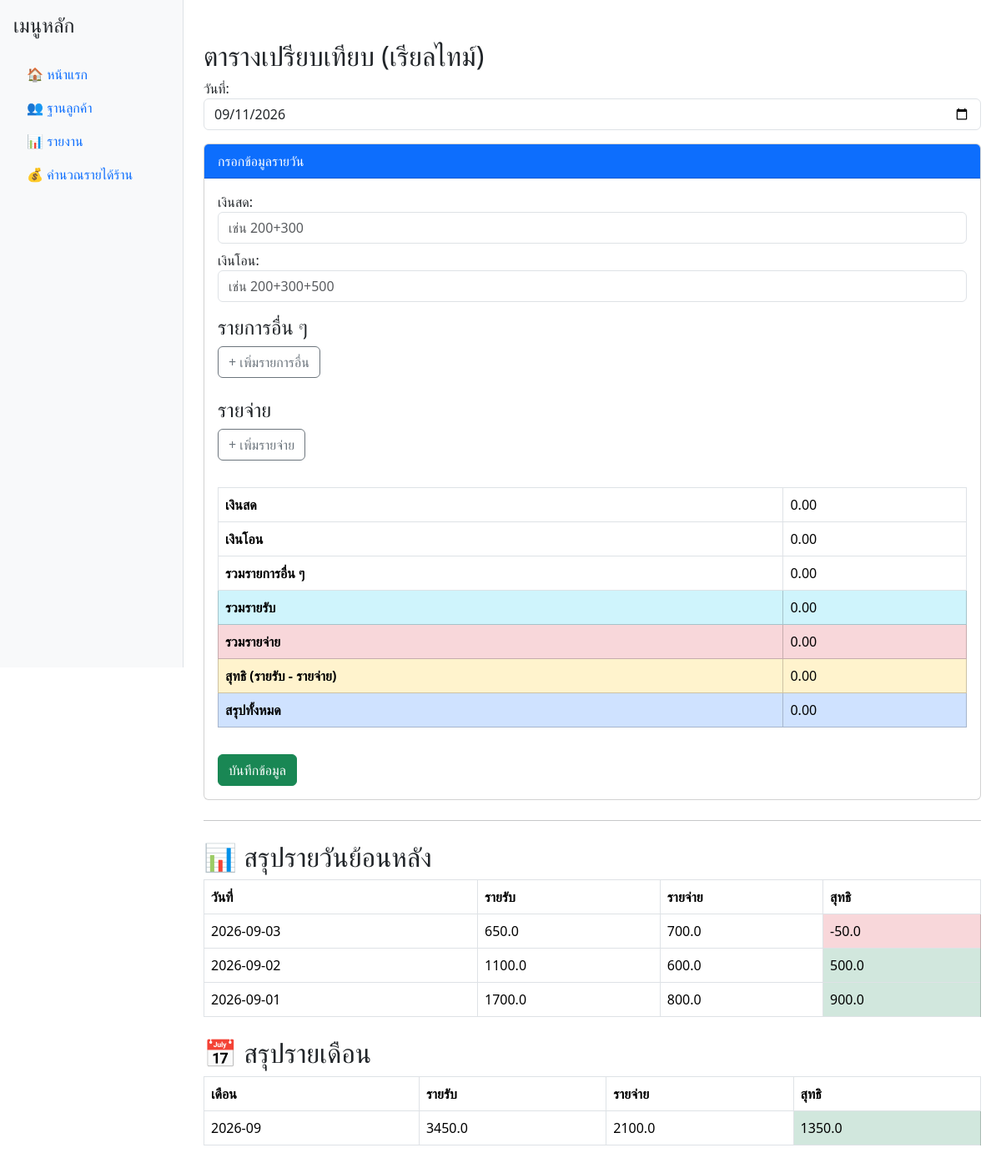
The app's page /compare_realtime, older data.
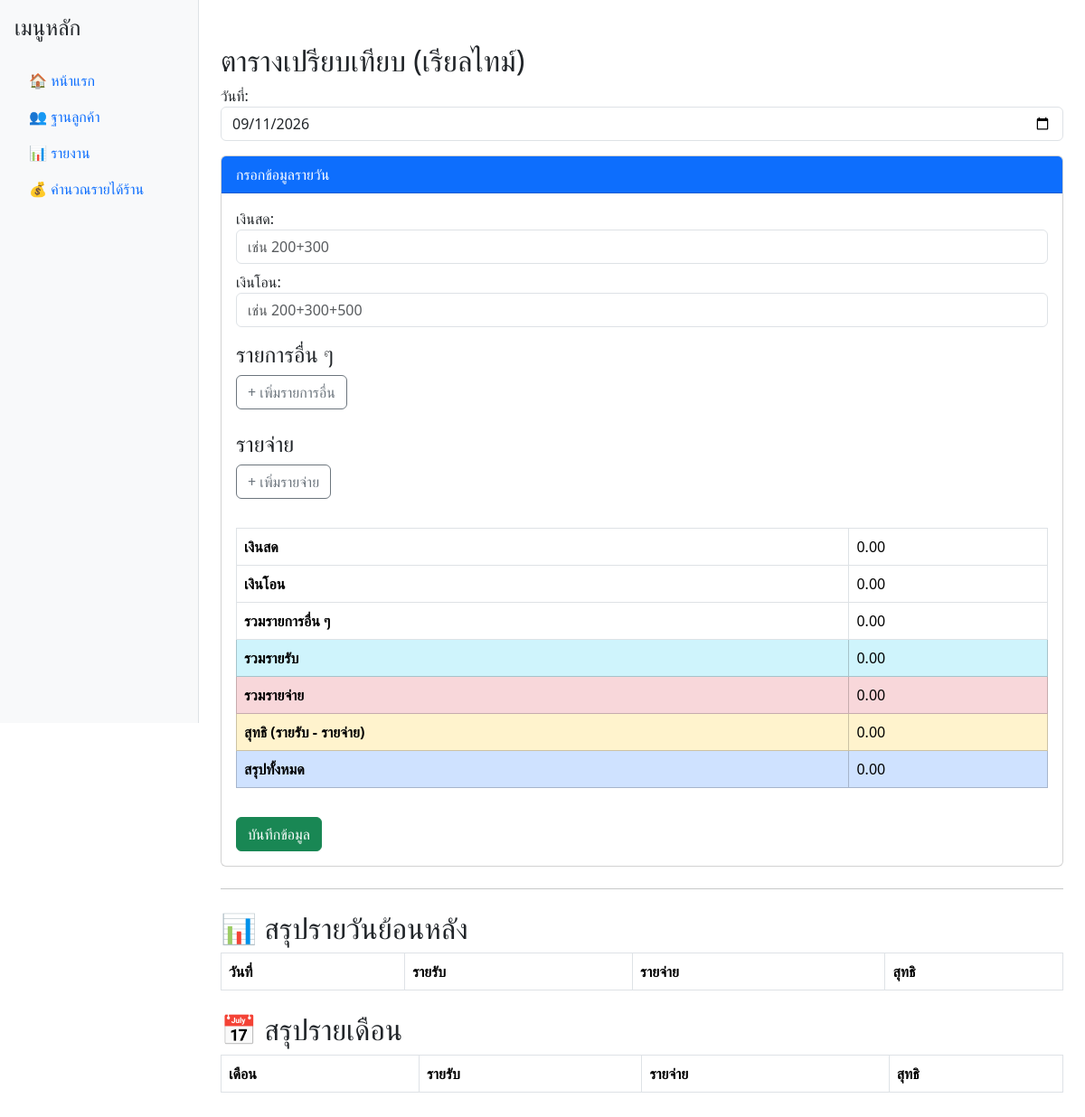
The same page, newer data.
### tables this page shows
CREATE TABLE reports (
    id INTEGER PRIMARY KEY AUTOINCREMENT,
    date TEXT NOT NULL,
    cash REAL DEFAULT 0,
    transfer REAL DEFAULT 0,
    other REAL DEFAULT 0,
    expense REAL DEFAULT 0,
    income REAL DEFAULT 0,
    net REAL DEFAULT 0
);

### app.py (the view)
@app.route('/compare_realtime')
def compare_realtime():
    with get_db_connection() as conn:
        reports = conn.execute("SELECT * FROM reports ORDER BY date DESC").fetchall()
        monthly_reports = []
        months = conn.execute("SELECT substr(date,1,7) as month FROM reports GROUP BY month ORDER BY month DESC").fetchall()
        for m in months:
            month_income = conn.execute("SELECT SUM(income) FROM reports WHERE substr(date,1,7)=?", (m['month'],)).fetchone()[0] or 0
            month_expense = conn.execute("SELECT SUM(expense) FROM reports WHERE substr(date,1,7)=?", (m['month'],)).fetchone()[0] or 0
            monthly_reports.append({
                "month": m['month'],
                "income": month_income,
                "expense": month_expense,
                "net": month_income - month_expense
            })
    return render_template('compare_realtime.html',
                           reports=reports,
                           monthly_reports=monthly_reports,
                           current_date=date.today().strftime("%Y-%m-%d"))

### app.py (called while the page is built)
def get_db_connection():
    conn = sqlite3.connect('database.db')
    conn.row_factory = sqlite3.Row
    return conn

### templates/compare_realtime.html (shortened to what this page needs)
{% extends "base.html" %}
{% block content %}
<h2 class="mt-4">ตารางเปรียบเทียบ (เรียลไทม์)</h2>
<label>วันที่:</label>
<input type="date" id="report_date" class="form-control mb-3" value="{{ current_date }}">
<div class="card mb-4">
  <div class="card-header bg-primary text-white">กรอกข้อมูลรายวัน</div>
  <div class="card-body">
    <label>เงินสด:</label>
    <input type="text" id="cash_income" class="form-control mb-2" placeholder="เช่น 200+300">
    <label>เงินโอน:</label>
    <input type="text" id="transfer_income" class="form-control mb-2" placeholder="เช่น 200+300+500">
    <h4 class="mt-3">รายการอื่น ๆ</h4>
    <button type="button" id="btn-add-other" class="btn btn-outline-secondary mb-2">+ เพิ่มรายการอื่น</button>
    <h4 class="mt-3">รายจ่าย</h4>
    <button type="button" id="btn-add-expense" class="btn btn-outline-secondary mb-2">+ เพิ่มรายจ่าย</button>
    <table class="table table-bordered mt-4">
      <tr><th>เงินสด</th><td id="cash_total">0.00</td></tr>
      <tr><th>เงินโอน</th><td id="transfer_total">0.00</td></tr>
      <tr><th>รวมรายการอื่น ๆ</th><td id="other_total">0.00</td></tr>
      <tr class="table-info"><th>รวมรายรับ</th><td id="income_total">0.00</td></tr>
      <tr class="table-danger"><th>รวมรายจ่าย</th><td id="expense_total">0.00</td></tr>
      <tr class="table-warning"><th>สุทธิ (รายรับ - รายจ่าย)</th><td id="net_total">0.00</td></tr>
      <tr class="table-primary"><th>สรุปทั้งหมด</th><td id="transfer_minus_expense">0.00</td></tr>
    </table>
    <button type="button" class="btn btn-success mt-3" onclick="saveReport()">บันทึกข้อมูล</button>
  </div>
</div>
<hr>
<h2 class="mt-4">📊 สรุปรายวันย้อนหลัง</h2>
<table class="table table-bordered">
  <thead>
    <tr><th>วันที่</th><th>รายรับ</th><th>รายจ่าย</th><th>สุทธิ</th></tr>
  </thead>
  <tbody>
    {% for r in reports %}
    <tr>
      <td>{{ r['date'] }}</td>
      <td>{{ r['income'] }}</td>
      <td>{{ r['expense'] }}</td>
      <td class="{% if r['net'] >= 0 %}table-success{% else %}table-danger{% endif %}">
        {{ r['net'] }}
      </td>
    </tr>
    {% endfor %}
  </tbody>
</table>
<h2 class="mt-4">📅 สรุปรายเดือน</h2>
<table class="table table-bordered">
  <thead>
    <tr><th>เดือน</th><th>รายรับ</th><th>รายจ่าย</th><th>สุทธิ</th></tr>
  </thead>
  <tbody>
    {% for m in monthly_reports %}
    <tr>
      <td>{{ m['month'] }}</td>
      <td>{{ m['income'] }}</td>
      <td>{{ m['expense'] }}</td>
      <td class="{% if m['net'] >= 0 %}table-success{% else %}table-danger{% endif %}">
        {{ m['net'] }}
      </td>
    </tr>
    {% endfor %}
  </tbody>
</table>
{% endblock %}

### templates/base.html (shortened to what this page needs)
<!DOCTYPE html>
<html lang="th">
<head>
  <link rel="stylesheet" href="https://cdn.jsdelivr.net/npm/bootstrap@5.3.2/dist/css/bootstrap.min.css">
</head>
<body>
  <div class="d-flex">
    {% include 'sidebar.html' %}
    <div class="flex-grow-1 p-4" style="margin-left:220px;">
      {% block content %}{% endblock %}
    </div>
  </div>
</body>
</html>

### templates/sidebar.html
<aside class="bg-light border-end vh-100 p-3" style="width:220px; position:fixed;">
  <h4 class="mb-4">เมนูหลัก</h4>
  <ul class="nav flex-column">
    <li class="nav-item"><a class="nav-link" href="/">🏠 หน้าแรก</a></li>
    <li class="nav-item"><a class="nav-link" href="/customers">👥 ฐานลูกค้า</a></li>
    <li class="nav-item"><a class="nav-link" href="/report">📊 รายงาน</a></li>
    <li class="nav-item"><a class="nav-link" href="/summary">💰 คำนวณรายได้ร้าน</a></li>
  </ul>
</aside>

Row changes from the older to the newer data that the page shows:
removed reports: date "2026-09-03", income "650.0", expense "700.0", net "-50.0"
removed reports: date "2026-09-02", income "1100.0", expense "600.0", net "500.0"
removed reports: date "2026-09-01", income "1700.0", expense "800.0", net "900.0"
Text that changed along with them:
list line gone: "2026-09 3450.0 2100.0 1350.0"
